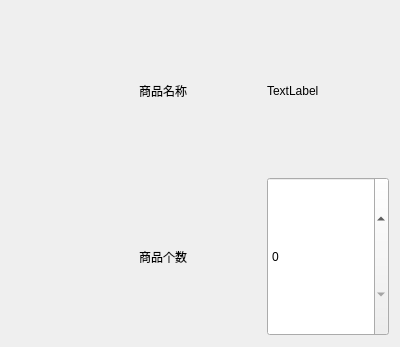
<?xml version="1.0" encoding="UTF-8"?>
<ui version="4.0">
 <class>Commodity</class>
 <widget class="QWidget" name="Commodity">
  <property name="geometry">
   <rect>
    <x>0</x>
    <y>0</y>
    <width>400</width>
    <height>347</height>
   </rect>
  </property>
  <property name="windowTitle">
   <string>Form</string>
  </property>
  <layout class="QGridLayout" name="gridLayout_2">
   <item row="0" column="0">
    <layout class="QGridLayout" name="gridLayout">
     <item row="0" column="0" rowspan="2">
      <widget class="QLabel" name="label_image">
       <property name="sizePolicy">
        <sizepolicy hsizetype="Expanding" vsizetype="Expanding">
         <horstretch>0</horstretch>
         <verstretch>0</verstretch>
        </sizepolicy>
       </property>
       <property name="text">
        <string/>
       </property>
      </widget>
     </item>
     <item row="0" column="1">
      <widget class="QLabel" name="label_2">
       <property name="sizePolicy">
        <sizepolicy hsizetype="Expanding" vsizetype="Expanding">
         <horstretch>0</horstretch>
         <verstretch>0</verstretch>
        </sizepolicy>
       </property>
       <property name="text">
        <string>商品名称</string>
       </property>
      </widget>
     </item>
     <item row="0" column="2">
      <widget class="QLabel" name="label_name">
       <property name="sizePolicy">
        <sizepolicy hsizetype="Expanding" vsizetype="Expanding">
         <horstretch>0</horstretch>
         <verstretch>0</verstretch>
        </sizepolicy>
       </property>
       <property name="text">
        <string>TextLabel</string>
       </property>
      </widget>
     </item>
     <item row="1" column="1">
      <widget class="QLabel" name="label_3">
       <property name="sizePolicy">
        <sizepolicy hsizetype="Expanding" vsizetype="Expanding">
         <horstretch>0</horstretch>
         <verstretch>0</verstretch>
        </sizepolicy>
       </property>
       <property name="text">
        <string>商品个数</string>
       </property>
      </widget>
     </item>
     <item row="1" column="2">
      <widget class="QSpinBox" name="spinBox_count">
       <property name="sizePolicy">
        <sizepolicy hsizetype="Expanding" vsizetype="Expanding">
         <horstretch>0</horstretch>
         <verstretch>0</verstretch>
        </sizepolicy>
       </property>
      </widget>
     </item>
    </layout>
   </item>
  </layout>
 </widget>
 <resources/>
 <connections/>
</ui>
